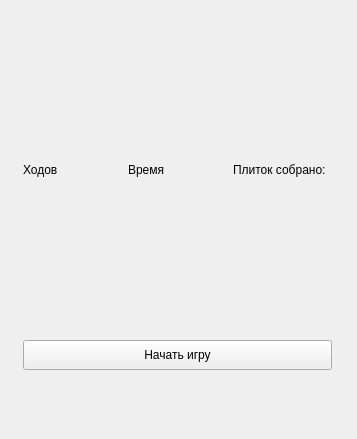
<?xml version="1.0" encoding="UTF-8"?>
<ui version="4.0">
 <class>MainWindow</class>
 <widget class="QMainWindow" name="MainWindow">
  <property name="windowModality">
   <enum>Qt::NonModal</enum>
  </property>
  <property name="sizePolicy">
   <sizepolicy hsizetype="Fixed" vsizetype="Fixed">
    <horstretch>0</horstretch>
    <verstretch>0</verstretch>
   </sizepolicy>
  </property>
  <property name="minimumSize">
   <size>
    <width>357</width>
    <height>439</height>
   </size>
  </property>
  <property name="maximumSize">
   <size>
    <width>357</width>
    <height>439</height>
   </size>
  </property>
  <property name="windowTitle">
   <string>Пятнашки</string>
  </property>
  <widget class="QWidget" name="centralWidget">
   <widget class="QWidget" name="layoutWidget">
    <property name="geometry">
     <rect>
      <x>12</x>
      <y>10</y>
      <width>331</width>
      <height>371</height>
     </rect>
    </property>
    <layout class="QVBoxLayout" name="verticalLayout_2">
     <item>
      <layout class="QHBoxLayout" name="horizontalLayout_2">
       <item>
        <widget class="QLabel" name="label_Moves">
         <property name="text">
          <string>Ходов</string>
         </property>
        </widget>
       </item>
       <item>
        <widget class="QLabel" name="label_Time">
         <property name="text">
          <string>Время</string>
         </property>
        </widget>
       </item>
       <item>
        <widget class="QLabel" name="label">
         <property name="text">
          <string>Плиток собрано:</string>
         </property>
        </widget>
       </item>
      </layout>
     </item>
     <item>
      <layout class="QVBoxLayout" name="verticalLayout">
       <item>
        <layout class="QGridLayout" name="gridLayout"/>
       </item>
       <item>
        <spacer name="verticalSpacer">
         <property name="orientation">
          <enum>Qt::Vertical</enum>
         </property>
         <property name="sizeType">
          <enum>QSizePolicy::Fixed</enum>
         </property>
         <property name="sizeHint" stdset="0">
          <size>
           <width>20</width>
           <height>15</height>
          </size>
         </property>
        </spacer>
       </item>
       <item>
        <layout class="QHBoxLayout" name="horizontalLayout">
         <item>
          <widget class="QPushButton" name="pushButton">
           <property name="minimumSize">
            <size>
             <width>0</width>
             <height>30</height>
            </size>
           </property>
           <property name="text">
            <string>Начать игру</string>
           </property>
          </widget>
         </item>
        </layout>
       </item>
      </layout>
     </item>
    </layout>
   </widget>
  </widget>
 </widget>
 <layoutdefault spacing="6" margin="11"/>
 <resources/>
 <connections/>
</ui>
